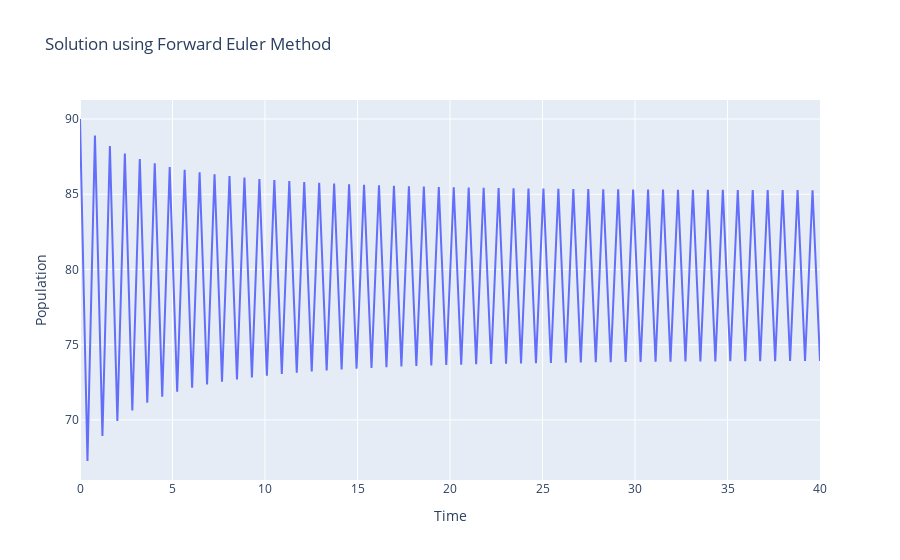
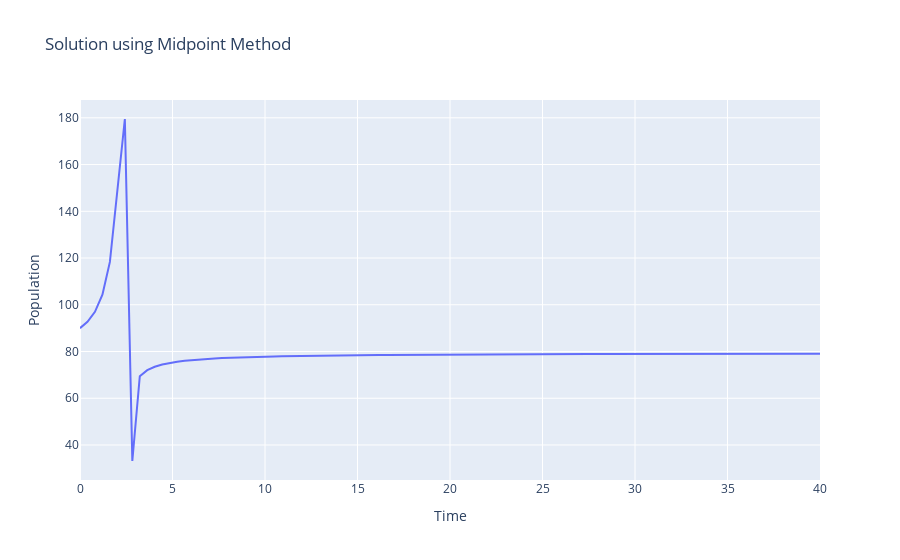
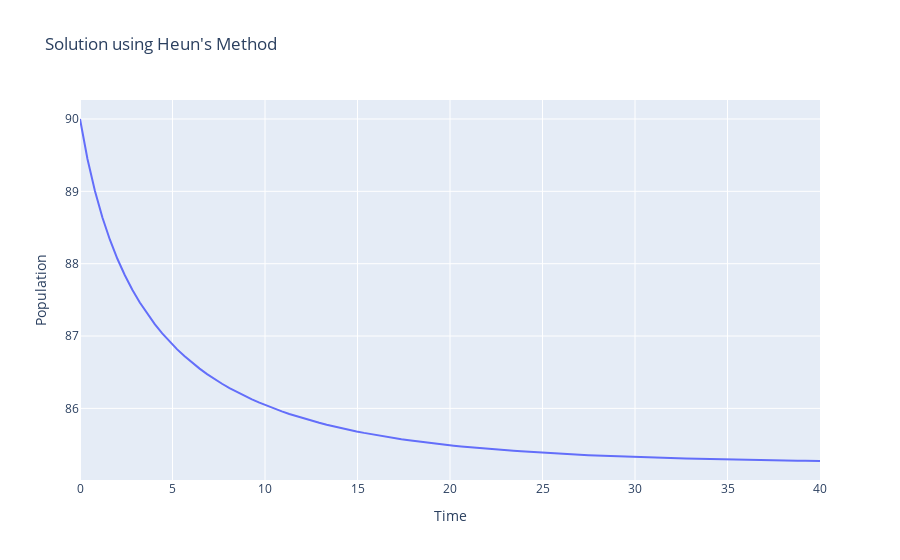
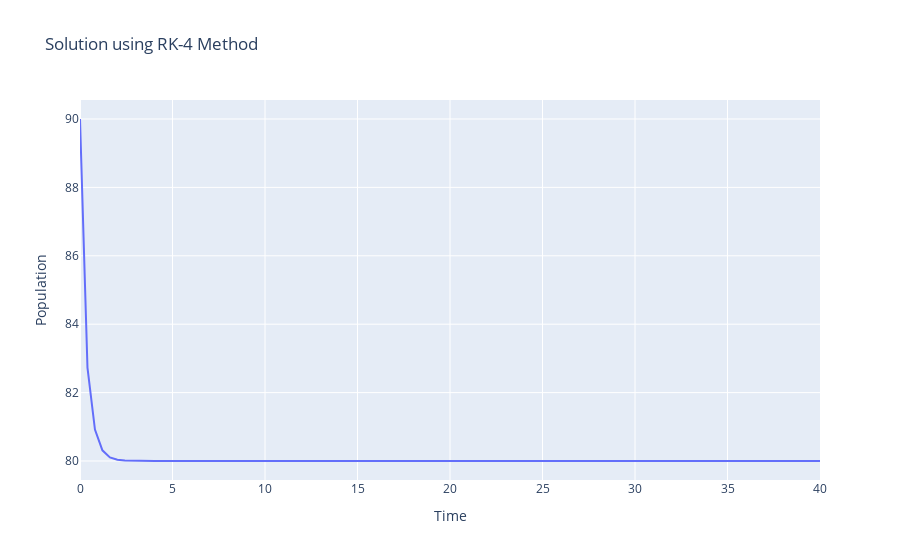

Notebook code cell kept with these figures, in order:
### Code cell
import numpy as np
import plotly.graph_objects as go

def forward_euler(f, P0, t):
    P = np.zeros(len(t))
    P[0] = P0
    dt = t[1] - t[0]
    for i in range(1, len(t)):
        P[i] = P[i-1] + dt * f(t[i-1], P[i-1])
    
    fig = go.Figure()
    fig.add_trace(go.Scatter(x=t, y=P, mode='lines', name='Forward Euler'))
    fig.update_layout(title='Solution using Forward Euler Method',
                      xaxis_title='Time',
                      yaxis_title='Population',
                      legend=dict(x=0, y=1, traceorder="normal"))
    fig.show()
    
    return P

def midpoint_method(f, P0, t):
    P = np.zeros(len(t))
    P[0] = P0
    dt = t[1] - t[0]
    for i in range(1, len(t)):
        P_half = P[i-1] + 0.5 * dt * f(t[i-1], P[i-1])
        P[i] = P[i-1] + dt * f(t[i-1] + 0.5 * dt, P_half)
    
    fig = go.Figure()
    fig.add_trace(go.Scatter(x=t, y=P, mode='lines', name='Midpoint Method'))
    fig.update_layout(title='Solution using Midpoint Method',
                      xaxis_title='Time',
                      yaxis_title='Population',
                      legend=dict(x=0, y=1, traceorder="normal"))
    fig.show()
    
    return P

def heun_method(f, P0, t):
    P = np.zeros(len(t))
    P[0] = P0
    dt = t[1] - t[0]
    for i in range(1, len(t)):
        k1 = f(t[i-1], P[i-1])
        k2 = f(t[i-1] + dt, P[i-1] + dt * k1)
        P[i] = P[i-1] + 0.5 * dt * (k1 + k2)
    
    fig = go.Figure()
    fig.add_trace(go.Scatter(x=t, y=P, mode='lines', name="Heun's Method"))
    fig.update_layout(title="Solution using Heun's Method",
                      xaxis_title='Time',
                      yaxis_title='Population',
                      legend=dict(x=0, y=1, traceorder="normal"))
    fig.show()
    
    return P

def rk4_method(f, P0, t):
    P = np.zeros(len(t))
    P[0] = P0
    dt = t[1] - t[0]
    for i in range(1, len(t)):
        k1 = f(t[i-1], P[i-1])
        k2 = f(t[i-1] + 0.5*dt, P[i-1] + 0.5*dt*k1)
        k3 = f(t[i-1] + 0.5*dt, P[i-1] + 0.5*dt*k2)
        k4 = f(t[i-1] + dt, P[i-1] + dt*k3)
        P[i] = P[i-1] + (dt / 6.0) * (k1 + 2*k2 + 2*k3 + k4)
    
    fig = go.Figure()
    fig.add_trace(go.Scatter(x=t, y=P, mode='lines', name='RK-4 Method'))
    fig.update_layout(title='Solution using RK-4 Method',
                      xaxis_title='Time',
                      yaxis_title='Population',
                      legend=dict(x=0, y=1, traceorder="normal"))
    fig.show()
    
    return P

def f(t, P):
    r = 5
    K = 80
    return r * P * (1 - P / K)

P0 = 90
t = np.linspace(0, 40, 100)

forward_euler_solution = forward_euler(f, P0, t)
midpoint_solution = midpoint_method(f, P0, t)
heun_solution = heun_method(f, P0, t)
rk4_solution = rk4_method(f, P0, t)
